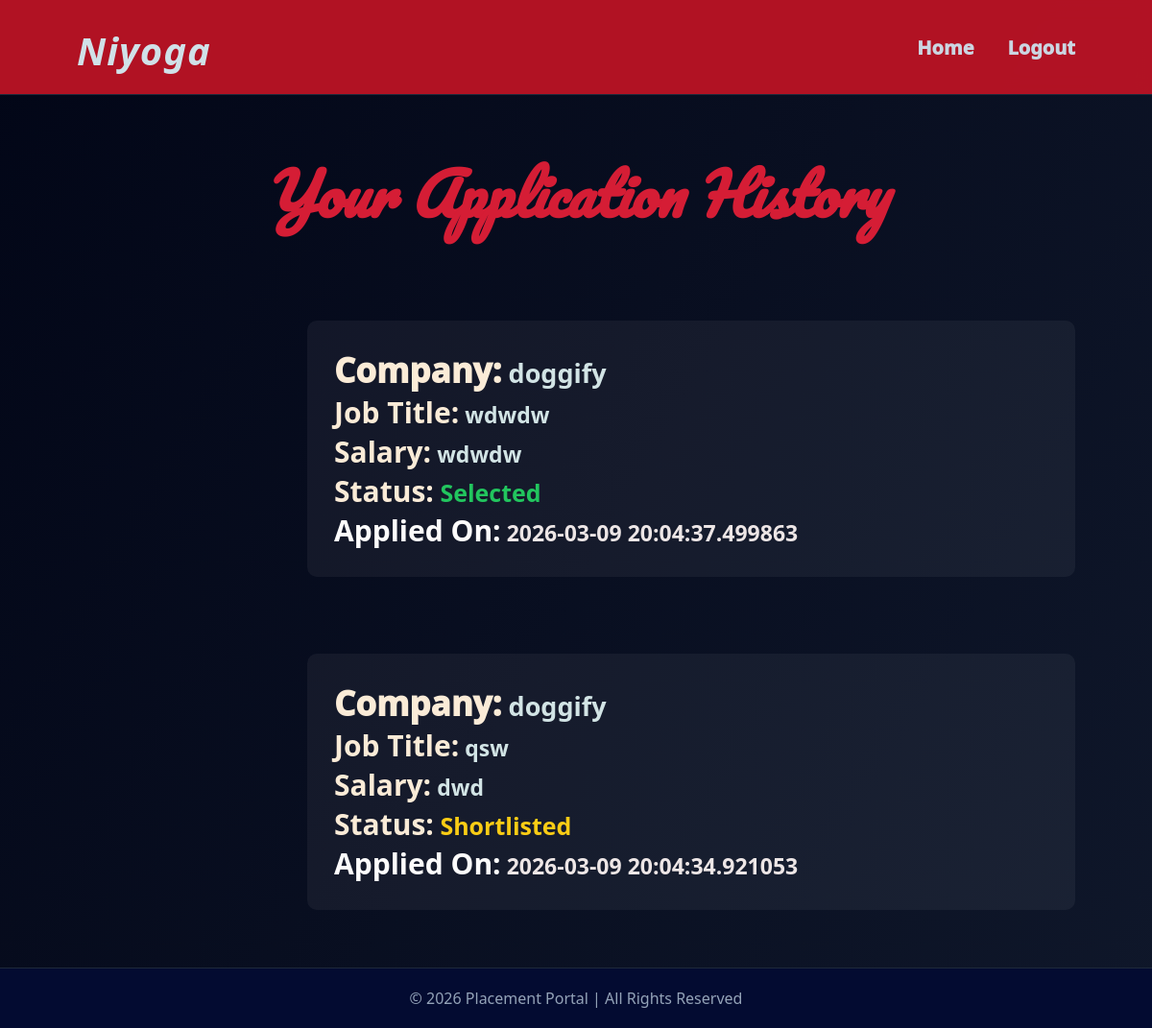
The page /application-history (signed in) on the database its author committed.
### app.py (models this page shows)
class Application(db.Model):
    __tablename__ = "applications"
    id = db.Column(db.Integer, primary_key=True)
    student_id = db.Column(
        db.Integer,
        db.ForeignKey("student_profiles.id")
    )
    job_id = db.Column(
        db.Integer,
        db.ForeignKey("jobs.id")
    )
    status = db.Column(db.String(50), default="Applied")
    remarks = db.Column(db.String(200))
    applied_at = db.Column(db.DateTime, default=datetime.utcnow)
    updated_at = db.Column(db.DateTime)
    job = db.relationship("Job", back_populates="applications")
    student = db.relationship("StudentProfile", back_populates="applications")

class CompanyProfile(db.Model):
    __tablename__ = "company_profiles"
    id = db.Column(db.Integer, primary_key=True)
    user_id = db.Column(
        db.Integer,
        db.ForeignKey("users.id"),
        nullable=False,
        unique= True
    )
    company_name = db.Column(db.String(150))
    industry = db.Column(db.String(200))
    website = db.Column(db.String(200))
    location = db.Column(db.String(200))
    hr_contact = db.Column(db.String(15))
    user = db.relationship("Users", back_populates="company_profile")
    jobs = db.relationship(
        "Job",
        back_populates="company"
    )

class Job(db.Model):
    __tablename__ = "jobs"
    id = db.Column(db.Integer, primary_key=True)
    company_id = db.Column(
        db.Integer,
        db.ForeignKey("company_profiles.id")
    )
    description = db.Column(db.Text)
    title = db.Column(db.String(150))
    skills = db.Column(db.String(200))
    experience = db.Column(db.String(200))
    salary = db.Column(db.String(50))
    job_type = db.Column(db.String(50), default="Full-time")
    is_approved = db.Column(db.Boolean, default=False)
    is_closed = db.Column(db.Boolean, default=False)
    posted_at = db.Column(db.DateTime, default=datetime.utcnow)
    company = db.relationship("CompanyProfile", back_populates="jobs")
    applications = db.relationship(
        "Application",
        back_populates="job"
    )

### app.py (the view)
@app.route("/application-history")
def application_history():
    if "user_id" not in session:
        return redirect("/login")
    student = StudentProfile.query.filter_by(
        user_id=session["user_id"]
    ).first()
    if not student:
        return redirect("/complete-student-profile")
    applications = Application.query.filter_by(
        student_id=student.id
    ).order_by(Application.applied_at.desc()).all()
    return render_template(
        "application_history.html",
        applications=applications
    )

### templates/application_history.html (shortened to what this page needs)
{% extends 'base.html' %}
{% block content %}
<div class="container">
    <h2 class="hdd">Your Application History</h2>
    {% if applications %}
    {% for app in applications %}
    <div class="card">
        <p style="color: rgba(211, 229, 230, 0.997);font-weight:700; font-size: 27px;"><b style="color: rgb(250, 235, 215);font-weight:1000; font-size: 35px;">Company:</b> {{ app.job.company.company_name }}</p>
        <p style="color: rgba(211, 229, 230, 0.997);font-weight: 600; font-size: 23px;"><b style="color: rgb(250, 235, 215);font-weight: 600; font-size: 30px;">Job Title:</b> {{ app.job.title }}</p>
        <p style="color: rgba(211, 229, 230, 0.997);font-weight: 600; font-size: 23px;"><b style="color: rgb(250, 235, 215);font-weight: 600; font-size: 30px;">Salary:</b> {{ app.job.salary }}</p>
        <p class="status"><b style="color: rgb(250, 235, 215);font-weight: 600; font-size: 30px;">
            Status:</b>
            <span class="
{% if app.status == 'Applied' %}applied
{% elif app.status == 'Shortlisted' %} shortlisted
{% elif app.status == 'Selected' %}selected
{% elif app.status == 'Rejected' %}rejected
{% endif %}
">
                {{ app.status }}
            </span>
        </p>
        <p style="color: rgba(238, 231, 231, 0.997);font-weight: 600; font-size: 23px;"><b style="color: rgb(253, 252, 252);font-weight: 600; font-size: 30px;">Applied On:</b> {{ app.applied_at }}</p>
    </div>
    {% endfor %}
    {% else %}
    <p>No applications yet.</p>
    {% endif %}
</div>
{% endblock %}

### templates/application_history.html (style rules this page uses)
.container { position: relative; width:100%; height:5000%; margin-bottom:900px; }
.container::before { content:""; position:absolute; top:0; left:0; width:100%; min-height: 100vh; background-image:url("/static/registration page image.png"); background-size:cover; background-position:20% 500%; filter:blur(3px); z-index:-1; }
.card { background: rgba(255,255,255,0.05); padding:28px; border-radius:10px; margin-left: 230px; margin-bottom:8px; margin-top: 80px; width: 800px; }
.status { font-weight: bold; font-family: system-ui, -apple-system, BlinkMacSystemFont, 'Segoe UI', Roboto, Oxygen, Ubuntu, Cantarell, 'Open Sans', 'Helvetica Neue', sans-serif; font-size: 25px; color: #eaedf2ed; }
.shortlisted { color: #facc15; }
.selected { color: #22c55e; }
.hdd { margin-top: 50px; text-align: center; color: #d51d35; font-size: 60px; font-family: "pacifico", cursive; font-style: oblique; font-weight: 600; }

### templates/base.html (style rules this page uses)
* { margin: 0; padding: 0; box-sizing: border-box; font-family: "Segoe UI", Arial, sans-serif; }
body { background:linear-gradient(120deg, #020617, #0f172a); color: #000000; margin-top: 0%; margin-bottom: 0%; }
.container { width: 85%; margin: auto; }

### rows shown on the page
Application: job.company.company_name "doggify", job "wdwdw", job.salary "wdwdw", status "Selected", applied_at "2026-03-09 20:04:37.499863"
Application: job.company.company_name "doggify", job "qsw", job.salary "dwd", status "Shortlisted", applied_at "2026-03-09 20:04:34.921053"
